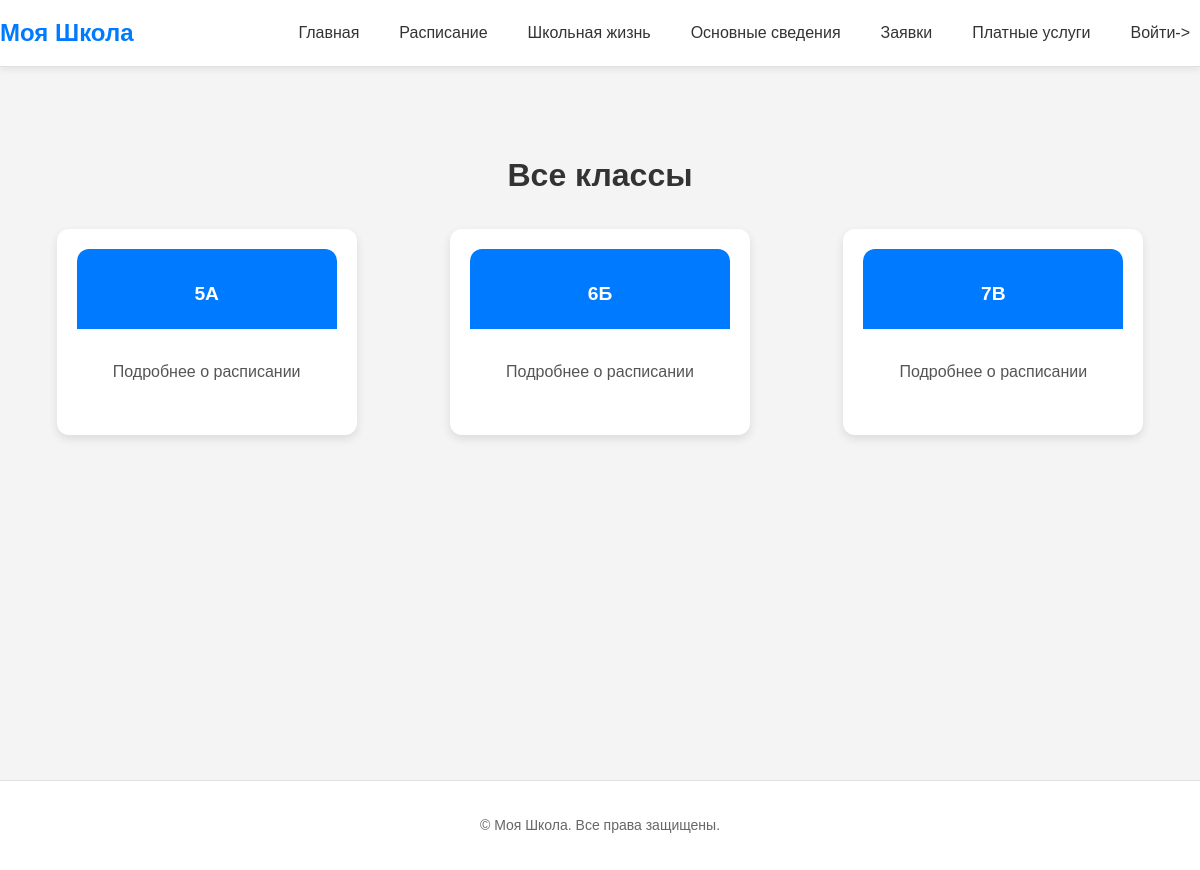
Page /school_life/schedule/ on the committed database.
### school/models.py (models this page shows, shortened)
class Class(models.Model):
    name = models.CharField(max_length=10, verbose_name="Класс")
    teacher = models.ForeignKey(
        'Teacher', on_delete=models.SET_NULL, verbose_name="Классный руководитель", blank=True, null=True
    )
    max_students = models.PositiveIntegerField(default=25, verbose_name="Максимальное количество студентов")

### school/views.py (the view)
# urls.py: path('school_life/schedule/', views.schedule, name='schedule'),
def schedule(request):
    classes = Class.objects.all()
    return render(request, 'schedule/schedule.html', {
        'classes': classes,
    })

### templates/schedule/schedule.html (shortened to what this page needs)
{% extends 'index.html' %}
{% load static %}
{% block extra_css %}
    <link rel="stylesheet" href="{% static 'css/schedule.css' %}">
{% endblock %}
{% block content %}
    <div class="schedule-container">
        <h1 class="schedule-title">Все классы</h1>
        <div class="schedule-content">
            {% for school_class in classes %}
                <div class="card">
                    <a href="{% url 'schedule_class' school_class.id %}" class="card-link">
                        <div class="card-header">
                            <h2 class="card-title">{{ school_class.name }}</h2>
                        </div>
                        <div class="card-body">
                            <p class="card-text">Подробнее о расписании</p>
                        </div>
                    </a>
                </div>
            {% endfor %}
        </div>
    </div>
{% endblock %}

### static/css/styles.css (style rules this page uses)
body { display: flex; flex-direction: column; min-height: 100vh; margin: 0; font-family: 'Arial', sans-serif; font-size: 16px; line-height: 1.5; color: #333; background-color: #f4f4f4; }
h2 { font-size: 1.2rem; margin-bottom: 5px; text-align: center; color: #555; }
body { padding-top: 70px; }

### static/css/schedule.css (style rules this page uses)
.schedule-container { max-width: 1200px; margin: 40px auto; padding: 20px; text-align: center; }
.schedule-title { font-size: 2rem; color: #333; margin-bottom: 30px; }
.schedule-content { display: grid; grid-template-columns: repeat(auto-fit, minmax(250px, 1fr)); gap: 20px; justify-items: center; }
.card { background: #fff; border-radius: 12px; box-shadow: 0 4px 10px rgba(0, 0, 0, 0.1); transition: transform 0.3s ease, box-shadow 0.3s ease; width: 100%; max-width: 300px; overflow: hidden; }
.card-title { color: white; }
.card-link { display: block; text-decoration: none; color: inherit; padding: 20px; }
.card-header { background: #007bff; color: #fff; padding: 15px; text-align: center; font-size: 1.5rem; font-weight: bold; border-top-left-radius: 12px; border-top-right-radius: 12px; }
.card-body { padding: 15px; text-align: center; }
.card-text { font-size: 1rem; color: #555; }

### rows in the picture
Class: name "5А"
Class: name "6Б"
Class: name "7В"
